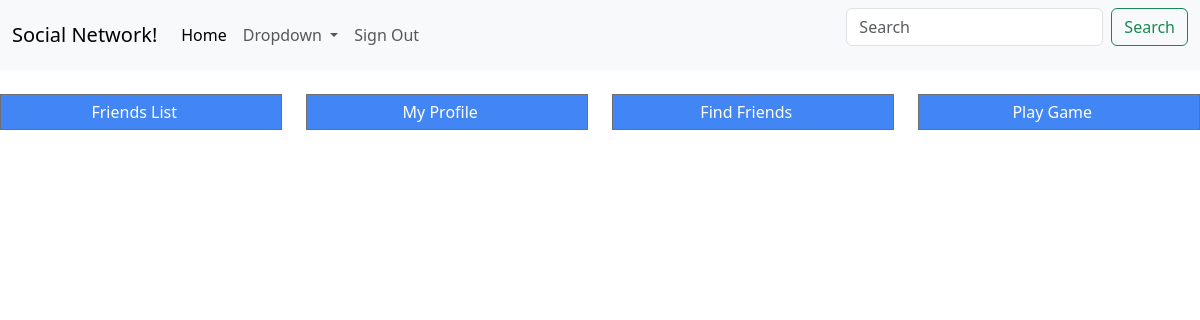
/friends-list (signed in), run on an earlier commit of the app's database.
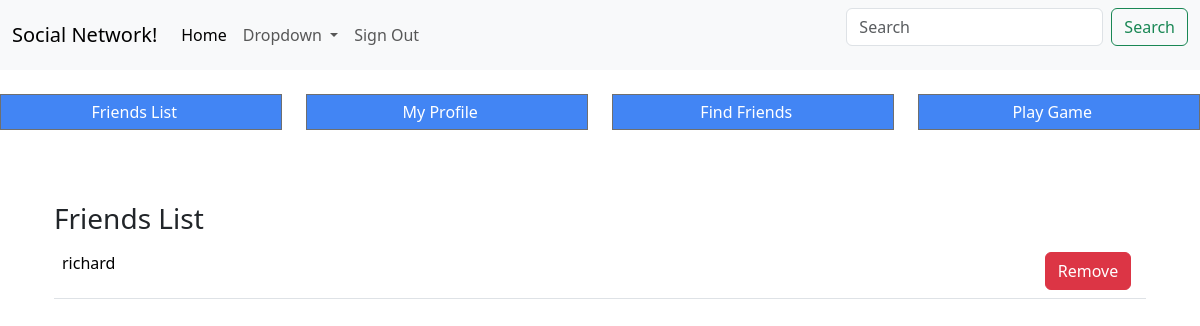
And on a later commit of the database.
### client/models.py (models this page shows, shortened)
class Friends(models.Model):
    profile = models.ForeignKey(Profile, on_delete=models.DO_NOTHING, related_name='profile')
    friend = models.ForeignKey(Profile, on_delete=models.DO_NOTHING, related_name='friend')
    friend_since = models.DateTimeField(auto_now_add=True)
    class Meta:
        unique_together = ('profile', 'friend')

class Profile(models.Model):
    user = models.OneToOneField(User, on_delete=models.CASCADE)
    websocket_user_channel = models.CharField(max_length=256, null=True, blank=True)
    bio = models.CharField(max_length=4000, null=True, blank=True)
    phone = models.CharField(max_length=32, null=True, blank=True)
    profile_pic = models.ImageField(upload_to='profile_pics', null=True, blank=True)
    thumbnail = models.ImageField(upload_to='profile_thumbnail', null=True, blank=True)

### client/views.py (the view)
# urls.py: path('friends-list', views.friends_list, name='friends-list'),
@require_http_methods(["GET"])
def friends_list(request):
    if not request.user.is_authenticated:
        return redirect('/')
    pending_friend_requests = None
    pending_friend_requests_count = 0
    user_friend_requests = None
    user_friend_requests_count = 0
    current_friends = None
    current_friends_count = 0
    if request.user.is_authenticated:
        profile = Profile.objects.get(user=request.user)
        pending_friend_requests = FriendRequests.objects.filter(to_user=profile)
        pending_friend_requests_count = pending_friend_requests.count()
        user_friend_requests = FriendRequests.objects.filter(from_user=profile)
        user_friend_requests_count = user_friend_requests.count()
        current_friends = Friends.objects.filter(profile=profile)
        current_friends_count = current_friends.count()
    return render(request, 'friends/friendsList.html', {
        "pending_friend_requests_count": pending_friend_requests_count,
        "pending_friend_requests": pending_friend_requests,
        "user_friend_requests": user_friend_requests,
        "user_friend_requests_count": user_friend_requests_count,
        "authenticated": request.user.is_authenticated,
        "current_friends": current_friends,
        "current_friends_count": current_friends_count
    })

### client/templates/friends/friendsList.html (shortened to what this page needs)
{% extends 'home.html' %}
{% load static %}
{% load bootstrap5 %}
{% block content %}
    <div class="container">
        <br />
        <br />
        {% include 'friends/currentFriends.html' %}
    </div>
{% endblock %}

### client/templates/friends/currentFriends.html
{% if current_friends_count > 0 %}
    <div class="container">
        <h3>Friends List</h3>
        <table class="table">
            <tbody>
                {% for current_friend in current_friends %}
                    <tr>
                        <td width="90%">{{current_friend.friend.user}}</td>
                        <td>
                            <button friend="{{current_friend.friend.id}}" class="btn btn-danger">Remove</button>
                        </td>
                    </tr>
                {% endfor %}
            </tbody>
        </table>
    </div>
{% endif %}

What changed in the data, as far as the page shows it:
added Friends: friend.user "richard"
Also different on the page:
text now shown: "Friends List"
